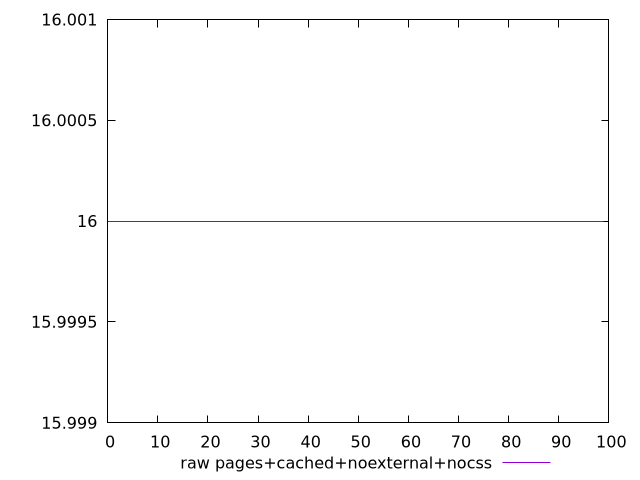

This chart was generated by the following gnuplot code:
$_rawPagesCachedNoexternalNocss <<EOF
16
16
16
16
16
16
16
16
16
16
16
16
16
16
16
16
16
16
16
16
16
16
16
16
16
16
16
16
16
16
16
16
16
16
16
16
16
16
16
16
16
16
16
16
16
16
16
16
16
16
16
16
16
16
16
16
16
16
16
16
16
16
16
16
16
16
16
16
16
16
16
16
16
16
16
16
16
16
16
16
16
16
16
16
16
16
16
16
16
16
16
16
16
16
16
16
16
16
16
16
EOF
set key outside below
set terminal pngcairo
set output "report_00006_2020-11-02T20-21-41.718Z/max-potential-fid/pages+cached+noexternal+nocss//raw.png"
set yrange [15.999:16.001]
plot $_rawPagesCachedNoexternalNocss title "raw pages+cached+noexternal+nocss" with line ,
